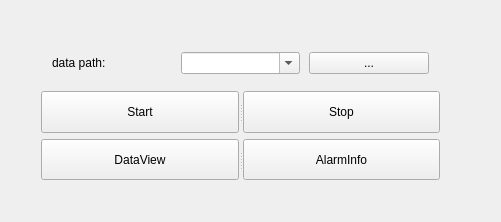
<?xml version="1.0" encoding="UTF-8"?>
<ui version="4.0">
 <class>MainWindow</class>
 <widget class="QMainWindow" name="MainWindow">
  <property name="geometry">
   <rect>
    <x>0</x>
    <y>0</y>
    <width>501</width>
    <height>222</height>
   </rect>
  </property>
  <property name="windowTitle">
   <string>MainWindow</string>
  </property>
  <widget class="QWidget" name="centralWidget">
   <widget class="QWidget" name="">
    <property name="geometry">
     <rect>
      <x>30</x>
      <y>30</y>
      <width>421</width>
      <height>161</height>
     </rect>
    </property>
    <layout class="QGridLayout" name="gridLayout_2">
     <property name="sizeConstraint">
      <enum>QLayout::SetDefaultConstraint</enum>
     </property>
     <property name="horizontalSpacing">
      <number>9</number>
     </property>
     <item row="0" column="0">
      <widget class="QSplitter" name="splitter_3">
       <property name="orientation">
        <enum>Qt::Horizontal</enum>
       </property>
       <widget class="QWidget" name="">
        <layout class="QGridLayout" name="gridLayout">
         <property name="spacing">
          <number>9</number>
         </property>
         <item row="0" column="0">
          <widget class="QLabel" name="label">
           <property name="enabled">
            <bool>true</bool>
           </property>
           <property name="text">
            <string>data path:</string>
           </property>
          </widget>
         </item>
         <item row="0" column="2">
          <widget class="QPushButton" name="btn_open">
           <property name="text">
            <string>...</string>
           </property>
          </widget>
         </item>
         <item row="0" column="1">
          <widget class="QComboBox" name="comboBox">
           <property name="sizePolicy">
            <sizepolicy hsizetype="Preferred" vsizetype="Fixed">
             <horstretch>0</horstretch>
             <verstretch>0</verstretch>
            </sizepolicy>
           </property>
           <property name="editable">
            <bool>true</bool>
           </property>
          </widget>
         </item>
        </layout>
       </widget>
      </widget>
     </item>
     <item row="1" column="0">
      <widget class="QSplitter" name="splitter">
       <property name="orientation">
        <enum>Qt::Horizontal</enum>
       </property>
       <widget class="QPushButton" name="btn_start">
        <property name="text">
         <string>Start</string>
        </property>
       </widget>
       <widget class="QPushButton" name="btn_stop">
        <property name="text">
         <string>Stop</string>
        </property>
       </widget>
      </widget>
     </item>
     <item row="2" column="0">
      <widget class="QSplitter" name="splitter_2">
       <property name="orientation">
        <enum>Qt::Horizontal</enum>
       </property>
       <widget class="QPushButton" name="btn_dataView">
        <property name="text">
         <string>DataView</string>
        </property>
       </widget>
       <widget class="QPushButton" name="btn_AlarmInfo">
        <property name="text">
         <string>AlarmInfo</string>
        </property>
       </widget>
      </widget>
     </item>
    </layout>
   </widget>
  </widget>
 </widget>
 <layoutdefault spacing="6" margin="11"/>
 <resources/>
 <connections/>
</ui>
